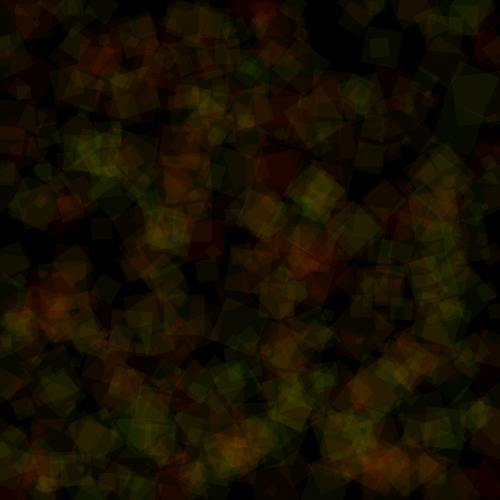
Frame 1 (no input)
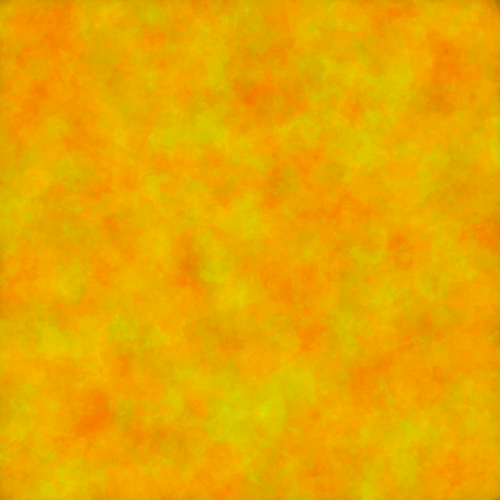
Frame 60 (the mouse pressed at the canvas centre just before this capture)
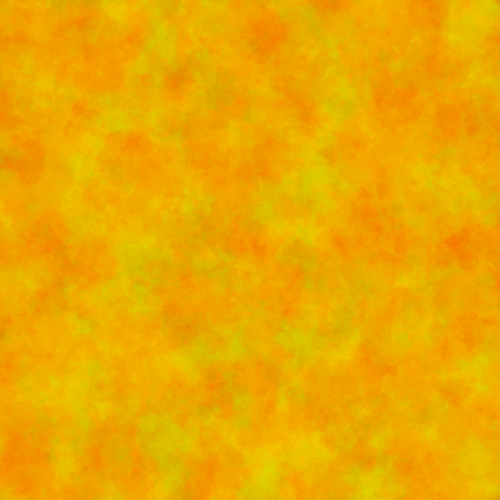
Frame 120 (the mouse held since frame 60 and released just before this capture)

The Processing sketch that drew these frames (run headless with seeded random() and noise(); from frame 60 on, the mouse is pressed at the canvas centre):

// Processing sketch: processing_166747
// ── processing_166747.pde


void setup(){
size (500, 500);
colorMode(HSB, 360, 256, 256);
background(0);
noStroke();
smooth();
rectMode(CENTER);
}

void draw(){
for (int i = 0; i < 720; i++) {
  pushMatrix();
  translate(random(width), random(height));
  rotate(random(PI/2));
  scale(random(0.5, 5));
  fill(random(0, 90), 255/(frameCount*0.001), 255, 10);
  rect(0, 0, 10, 10);
  popMatrix();
}
}
